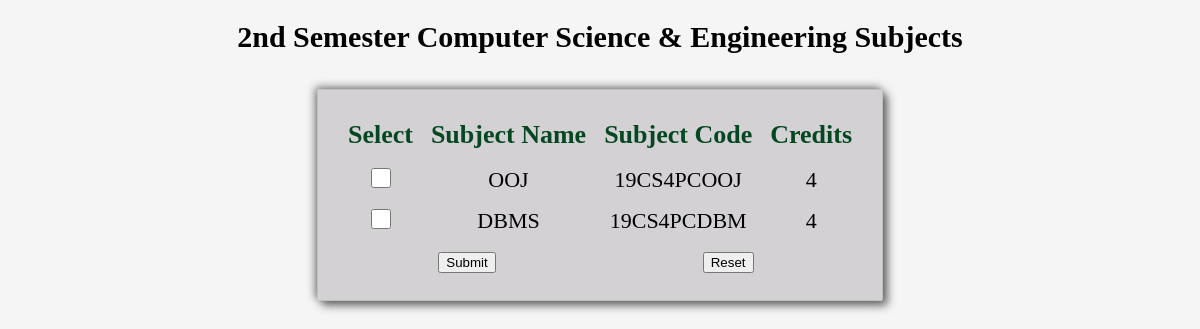
Screenshot of /user/2nd_sem.php with the database file from the repository.
### tables this page shows
CREATE TABLE `add_s2` (
  `id` int(255) NOT NULL,
  `sub_name` varchar(255) NOT NULL,
  `sub_code` varchar(255) NOT NULL,
  `credits` int(255) NOT NULL
);

### user/2nd_sem.php (the view, shortened to what this page needs)
<?php
require_once('../connection.php');
$q = mysqli_query($con, "SELECT * FROM add_s2");
$rr = mysqli_num_rows($q);
if (!$rr) {
    echo "<h2 style='color:red;color:#ff0000;font-family:Acme;'>No Subjects Listed/Added Yet.</h2>";
} else {
?>
    <!DOCTYPE html>
    <html lang="en">
    <head>
    </head>
    <body>
        <h1 class="myh1">2nd Semester Computer Science & Engineering Subjects</h1>
        <div class="forms">
            <form class="myform" method="POST">
                <table width="100%">
                    <tr>
                        <th> Select</th>
                        <th> Subject name</th>
                        <th> Subject Code</th>
                        <th> Credits </th>
                    </tr>
                    <?php
                    while ($row = mysqli_fetch_array($q)) {
                        echo "<tr style='color:black;font-size:18px;'>";
                        echo "<td> <input type='checkbox' class='geekmark' value = ' . $row[id] . ' /></td>";
                        echo "<td align = 'center'>" . $row['sub_name'] . "</td>";
                        echo "<td align = 'center'>" . $row['sub_code'] . "</td>";
                        echo "<td align = 'center'>" . $row['credits'] . "</td>"; ?>
                <?php }
                }
                ?>
                <tr>
                    <td colspan="2"> <input class="btn login_btn" type="submit" name="Submit" value="Submit" /> </td>
                    <td colspan="2"> <input class="btn reset_btn" type="reset" value="Reset"></td>
                </tr>
                </table>
            </form>
        </div>
    </body>
    </html>

### user/2nd_sem.php (style rules this page uses)
.forms { width: fit-content; height: fit-content; margin-left: auto; margin-right: auto; display: block; box-shadow: -2px -2px 9px rgba(0, 0, 0, 0.5), 5px 5px 9px rgba(0, 0, 0, 0.5); padding: 0; border: 1px solid silver; border-radius: 3px; background-color: rgb(82, 66, 85, 0.2); justify-content: flex-start; }
.myform { padding: 20px; border-radius: 8px; }
table th { text-align: center; padding: 8px; color: rgb(4, 71, 32); font-family: 'Bitter'; text-transform: capitalize; text-shadow: rgb(240, 240, 12); font-size: 26px; }
table td { text-align: center; padding: 5px; font-size: 22px; color: black; font-family: 'Bitter'; }
.myh1 { text-align: center; font-size: 30px; text-decoration: none; padding-bottom: 15px; text-shadow: rgba(0, 0, 0, 0.1); font-family: 'PT Serif'; font-weight: bold; }
.geekmark { height: 20px; width: 20px; background-color: green; }
body { background-color: whitesmoke; }

### rows the page displays
add_s2: sub_name "OOJ", sub_code "19CS4PCOOJ", credits "4"
add_s2: sub_name "DBMS", sub_code "19CS4PCDBM", credits "4"
